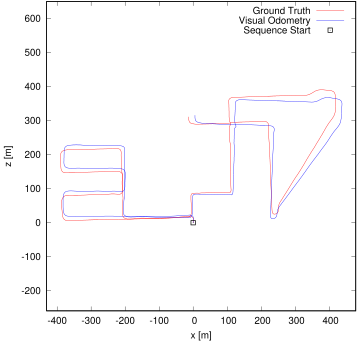

Write the gnuplot code that produced this figure.
set term postscript eps enhanced color
set output "08.eps"
set size ratio -1
set xrange [-431:478]
set yrange [-259:650]
set xlabel "x [m]"
set ylabel "z [m]"
plot "08.txt" using 1:2 lc rgb "#FF0000" title 'Ground Truth' w lines,"08.txt" using 3:4 lc rgb "#0000FF" title 'Visual Odometry' w lines,"< head -1 08.txt" using 1:2 lc rgb "#000000" pt 4 ps 1 lw 2 title 'Sequence Start' w points
